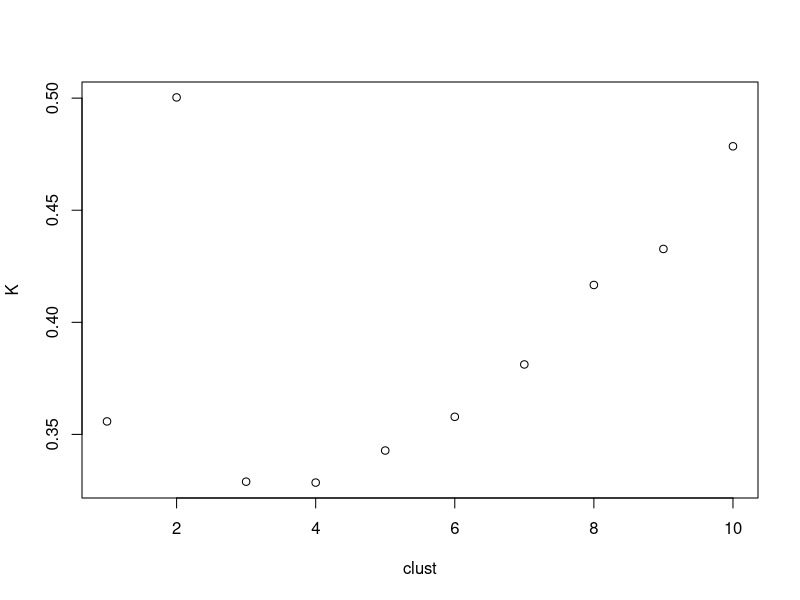
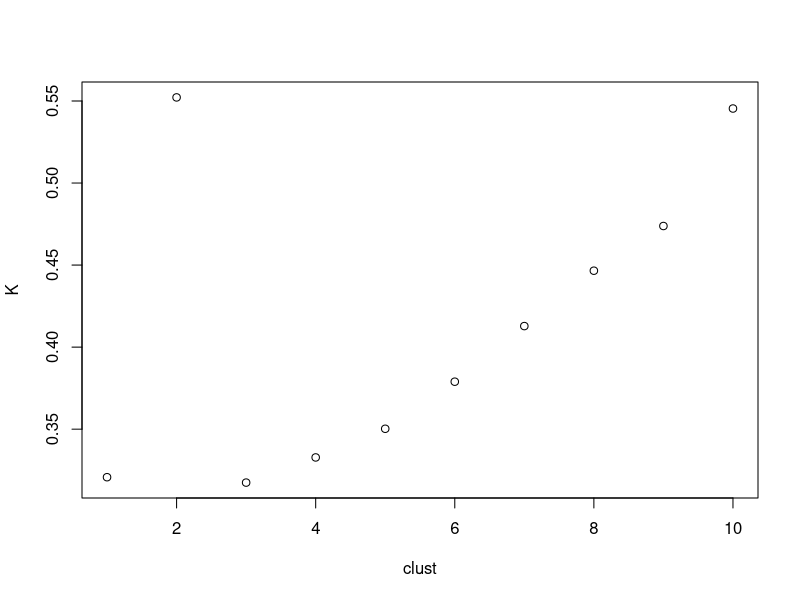
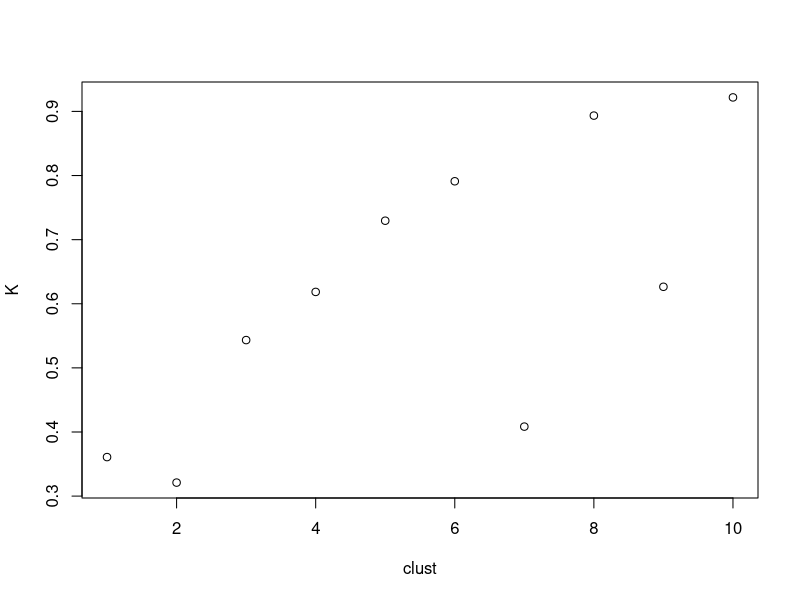
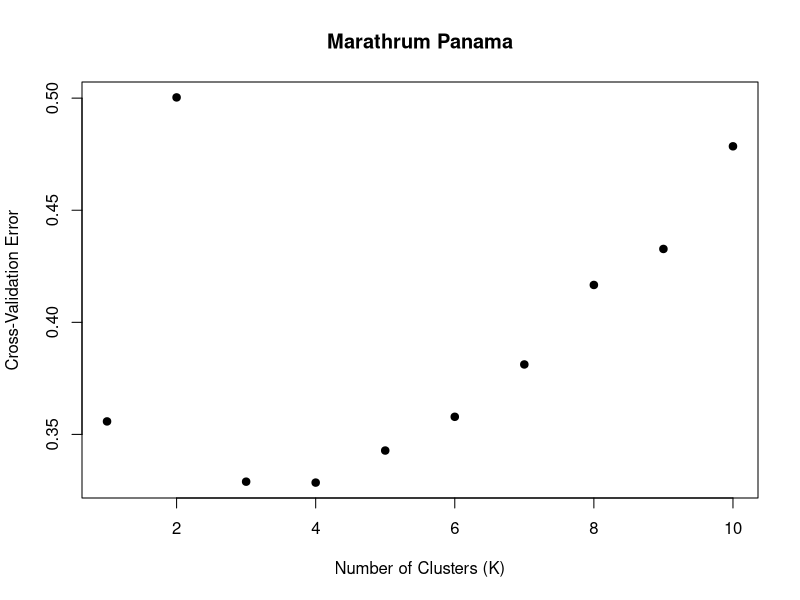
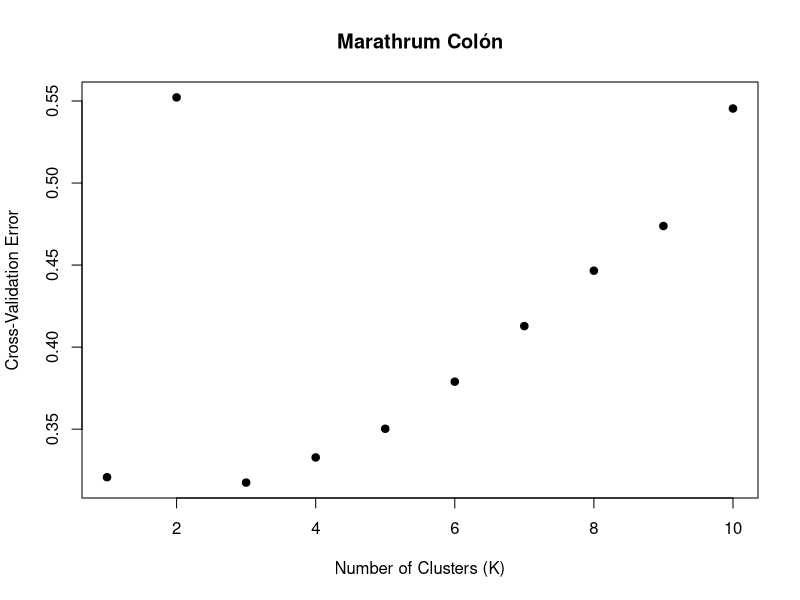
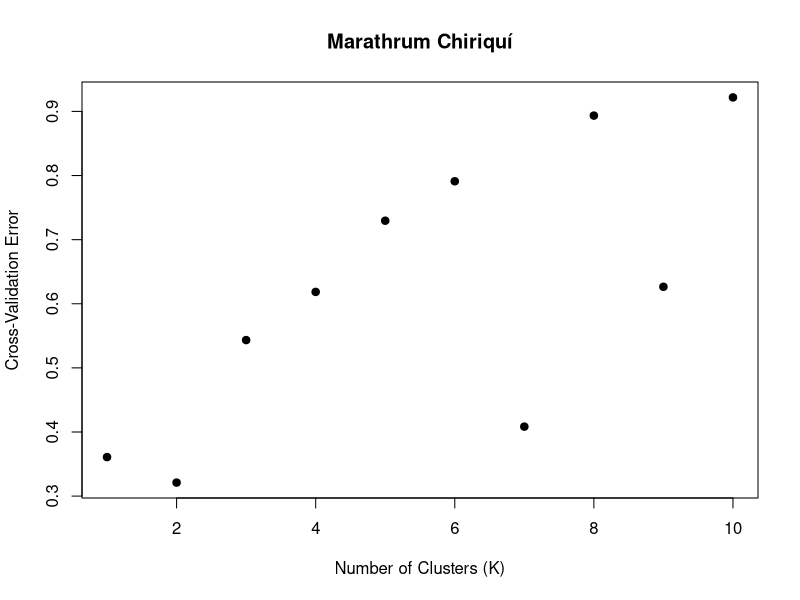

Generate these figures, in order, with R:
##Admixture results K values
setwd("~/Bedoya Dropbox/Bedoya_Research_Group/River_phylogeography/")
## Marathrum_Panama
K<-c(0.35580, 0.50033, 0.32892, 0.32851, 0.34281, 0.35786, 0.38121, 0.41667,
     0.43273, 0.47852)
clust<-c(1,2,3,4,5,6,7,8,9,10)
data <- data.frame(clust, K)
data
plot(data)

pdf("cv_error_plot_Marathrum_Panama.pdf", width = 6, height = 5)

plot(data$clust, data$K, type = "p", pch = 19, col = "black",
     xlab = "Number of Clusters (K)", ylab = "Cross-Validation Error",
     main = "Marathrum Panama")

dev.off()
#K=3-4

## Marathrum Cocle
K<-c(0.32072, 0.55218, 0.31744, 0.33277, 0.35024, 0.37893, 0.41282,
     0.44657, 0.47381, 0.54541)
clust<-c(1,2,3,4,5,6,7,8,9,10)
data <- data.frame(clust, K)
data
plot(data)

pdf("cv_error_plot_Marathrum_Colon.pdf", width = 6, height = 5)
plot(data$clust, data$K, type = "p", pch = 19, col = "black",
     xlab = "Number of Clusters (K)", ylab = "Cross-Validation Error",
     main = "Marathrum Colón")
dev.off()
#K=3

## Marathrum Chiriqui
K<-c(0.36086, 0.32108, 0.54336, 0.61848, 0.72954, 0.79105, 0.40839, 0.89348,
     0.62648, 0.92185)
clust<-c(1,2,3,4,5,6,7,8,9,10)
data <- data.frame(clust, K)
data
plot(data)

pdf("cv_error_plot_Marathrum_Chiriqui.pdf", width = 6, height = 5)
plot(data$clust, data$K, type = "p", pch = 19, col = "black",
     xlab = "Number of Clusters (K)", ylab = "Cross-Validation Error",
     main = "Marathrum Chiriquí")
dev.off()
#K=2
